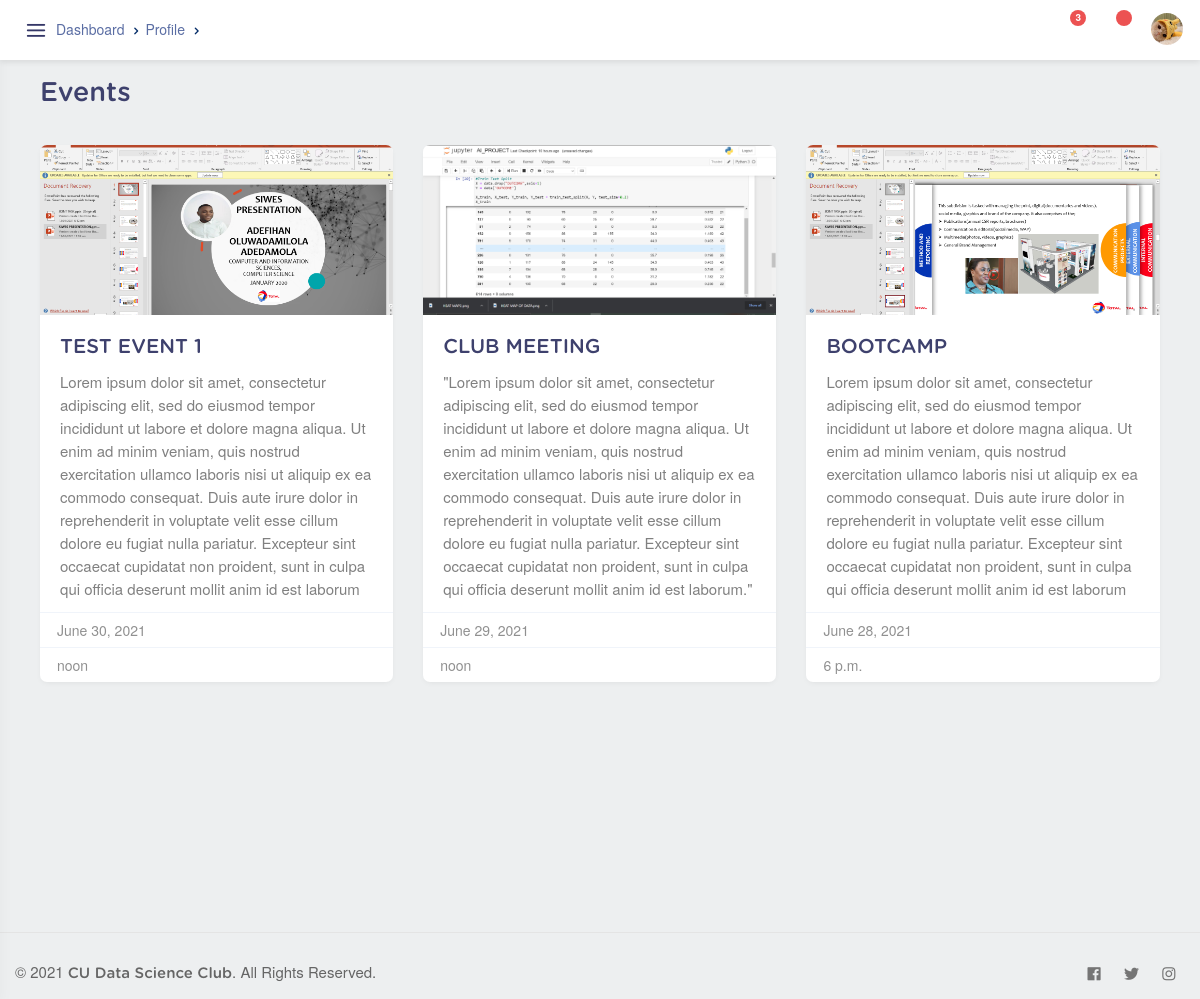
Screenshot of /dashboard/eventblogs/ (signed in) with the database file from the repository.
### accounts/models.py (models this page shows)
class member(models.Model):
    user = models.ForeignKey(User, on_delete=models.CASCADE, null=False)
    firstname = models.CharField(max_length=30)
    secondname = models.CharField(max_length=30)
    image = models.ImageField(upload_to='images/', null=True,default='images/logo1.jpg')
    matno = models.CharField(max_length=10)

### dashboard/models.py (models this page shows)
class events(models.Model):
    name = models.CharField(max_length=30)
    time = models.TimeField(auto_created=True,null=True)
    description = models.CharField(max_length=500)
    image = models.ImageField(upload_to='images/', null=True)
    links = models.CharField(max_length=50)
    date=models.DateField(auto_created=True,null=True)

### dashboard/views.py (the view)
# urls.py: path('eventblogs/', views.ev, name='ev'),
def ev(request):
    u = User.objects.get(username=request.user.get_username())
    bi = member.objects.get(user=u)
    event = events.objects.all().order_by('-date')
    ev = events.objects.all().count()
    recipien = User.objects.get(username=request.user.get_username())
    receiver = Message.objects.filter(recipient=recipien)
    rec_no=  Message.objects.filter(recipient=recipien).count()
    e = events.objects.all().order_by('-date')
    p= Paginator(events.objects.all().order_by('-date','-time'),6)
    page = request.GET.get('page')
    venue= p.get_page(page)
    try:
        venue = p.page(page)
    except PageNotAnInteger:
        venue = p.page(1)
    except EmptyPage:
        venue   = p.page(p.num_pages)
    return render(request, 'dashboard/blog-card.html', {'e':e, 'bi':bi, 'event':event, 'ev':ev, 'venue': venue,'inbox':receiver, 'rec_no': rec_no})

### dashboard/templates/dashboard/blog-card.html (shortened to what this page needs)
{% extends 'accounts/base.html' %}
{%load static%}
{%block content%}
<body>
            <div class="page-content-inner">
                <h2> Events </h2>
                <div class="section-header">
                </div>
                <div class="uk-child-width-1-2@ uk-child-width-1-3@m" uk-grid>
                    {%for ev in venue %}
                    <div>
                        <form id = "{{ev.name}}_blogform" method="POST" action="{%url 'blogpage'%}">
                            <a href="#" class="blog-post blog-post-card" onclick="document.getElementById('{{ev.name}}_blogform').submit()">
                                <div class="blog-post-thumbnail">
                                    <div class="blog-post-thumbnail-inner">
                                        <img src="{{ev.image.url}}" alt="">
                                    </div>
                                </div>
                                <div class="blog-post-content">
                                    <h3>{{ev.name}}</h3>
                                    <p>{{ev.description}}</p>
                                </div>
                                 <div class="blog-post-footer">
                                    <div class="blog-post-content-info">
                                        <span class="blog-post-info-date">{{ev.date}}</span>
                                    </div>
                                </div>
                                <div class="blog-post-footer">
                                    <div class="blog-post-content-info">
                                        <span class="blog-post-info-date">{{ev.time}}</span>
                                    </div>
                                </div>
                            </a>
                        </form>
                    </div>
                    {%endfor%}
                </div>
            </div>
</body>
<br></br>
{%endblock %}

### accounts/templates/accounts/base.html (shortened to what this page needs)
{%load static%}
<html lang="en">
<head>
    <link rel="stylesheet" href="{% static 'accounts/assets/css/style.css'%}">
    <link rel="stylesheet" href="{% static 'accounts/assets/css/night-mode.css'%}">
    <link rel="stylesheet" href="{% static 'accounts/assets/css/framework.css'%}">
    <link rel="stylesheet" href="{% static 'accounts/assets/css/bootstrap.css'%}">
    <link rel="stylesheet" href="{% static 'accounts/assets/css/icons.css'%}">
</head>
<body>
    <div id="wrapper">
        <div class="page-content">
        <header class="header" uk-sticky="top:20 ; cls-active:header-sticky">
            <div class="container">
                <nav uk-navbar>
                    <div class="uk-navbar-left">
                        <span class="btn-mobile" uk-toggle="target: #wrapper ; cls: mobile-active"></span>
                        <nav id="breadcrumbs">
                            <ul>
                                <li><a href="{%url 'Userdashboard'%}"> Dashboard </a></li>
                                <li><a href="#">Profile</a></li>
                                <li>{{sub.username}}</li>
                            </ul>
                        </nav>
                    </div>
                    <div class="uk-navbar-right">
                        <div class="header-widget">
                            <a href="https://www.youtube.com/channel/UCEkyt1R1K99Iv5O-AYlpkhw" class="header-widget-icon"
                                uk-tooltip="title:Connect On Youtube ; pos: bottom ;offset:21">
                                <i class="uil-youtube-alt"></i>
                            </a>
                            <a href="https://github.com/CUDATASCIENCE-CLUB" class="header-widget-icon"
                                uk-tooltip="title:Projects ; pos: bottom ;offset:21">
                                <i class="uil-github-alt"></i>
                            </a>
                            <a href="#" class="header-widget-icon"
                                uk-tooltip="title: Notificiation ; pos: bottom ;offset:21">
                                <i class="uil-bell"></i>
                                <span>{{ev}}</span>
                            </a>
                            <a href="#" class="header-widget-icon" uk-tooltip="title: Message ; pos: bottom ;offset:21">
                                <i class="uil-envelope-alt"></i>
                                <span>{{rec_no}}</span>
                            </a>
                            <a href="#" class="header-widget-icon profile-icon">
                                <img src="{{bi.image.url}}" alt="" class="header-profile-icon">
                            </a>
                        </div>
                    </div>
                </nav>
            </div>
        </header>
    </div>
            {%block content%}
            {%endblock%}
 <div class="footer">
                    <div class="uk-grid-collapse" uk-grid>
                        <div class="uk-width-expand@s uk-first-column">
                            <p>© 2021 <strong>CU Data Science Club</strong>. All Rights Reserved. </p>
                        </div>
                        <div class="uk-width-auto@s">
                            <nav class="footer-nav-icon">
                                <ul>
                                    <li><a href="#"><i class="icon-brand-facebook"></i></a></li>
                                    <li><a href="#"><i class="icon-brand-twitter"></i></a></li>
                                     <li><a href="#"><i class="icon-brand-instagram"></i></a></li>
                                </ul>
                            </nav>
                        </div>
                    </div>
                </div>
            </div>
</body>
</html>

### rows the page displays
member: image (picture)
events: image (picture), name "TEST EVENT 1", description "Lorem ipsum dolor sit amet, consectetur adipiscing elit, sed do eiusmod tempor incididunt ut labore et dolore magna aliqua. Ut enim ad minim veniam, quis nostrud exercitation ullamco laboris nisi ut aliquip ex ea commodo consequat. Duis aute irure dolor in reprehenderit in voluptate velit esse cillum dolore eu fugiat nulla pariatur. Excepteur sint occaecat cupidatat non proident, sunt in culpa qui officia deserunt mollit anim id est laborum", date "June 30, 2021", time "noon"
events: image (picture), name "CLUB MEETING", description "\"Lorem ipsum dolor sit amet, consectetur adipiscing elit, sed do eiusmod tempor incididunt ut labore et dolore magna aliqua. Ut enim ad minim veniam, quis nostrud exercitation ullamco laboris nisi ut aliquip ex ea commodo consequat. Duis aute irure dolor in reprehenderit in voluptate velit esse cillum dolore eu fugiat nulla pariatur. Excepteur sint occaecat cupidatat non proident, sunt in culpa qui officia deserunt mollit anim id est laborum.\"", date "June 29, 2021", time "noon"
events: image (picture), name "BOOTCAMP", description "Lorem ipsum dolor sit amet, consectetur adipiscing elit, sed do eiusmod tempor incididunt ut labore et dolore magna aliqua. Ut enim ad minim veniam, quis nostrud exercitation ullamco laboris nisi ut aliquip ex ea commodo consequat. Duis aute irure dolor in reprehenderit in voluptate velit esse cillum dolore eu fugiat nulla pariatur. Excepteur sint occaecat cupidatat non proident, sunt in culpa qui officia deserunt mollit anim id est laborum", date "June 28, 2021", time "6 p.m."

### other values shown
{{ ev }} "3"
